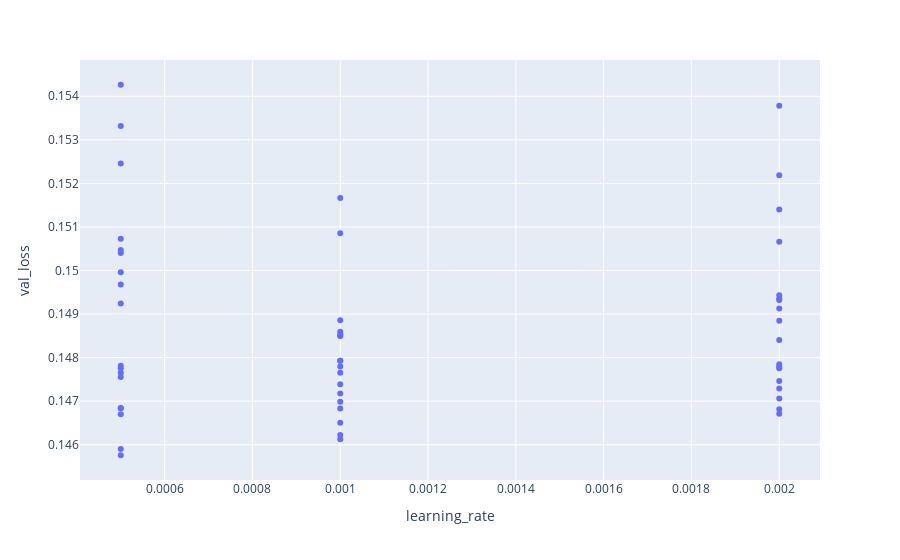

This figure's notebook cell:
### Code cell
px.scatter(final, x='learning_rate', y='val_loss')
